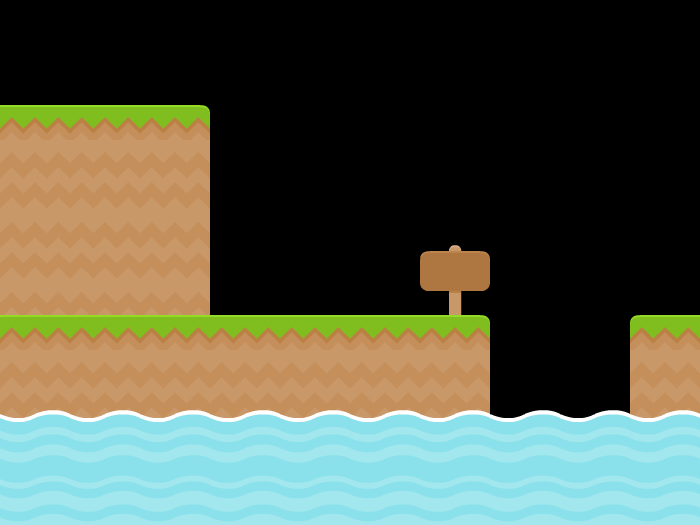

This game map was drawn from its Tiled (.tmx) file and the tilesets committed beside it. A one-line description and the full map source follow:
An orthogonal 20x15 tile map with 35x35 px tiles, 1 tile layer (Tile Layer 1).

<map version="1.0" orientation="orthogonal" renderorder="right-down" width="20" height="15" tilewidth="35" tileheight="35" nextobjectid="1">
 <tileset firstgid="1" name="tileset" tilewidth="70" tileheight="70" spacing="2" margin="2" tilecount="196">
  <image source="tileset.png" width="1024" height="1024" />
 </tileset>
 <layer name="Tile Layer 1" width="20" height="15">
  <data>
   <tile gid="0" />
   <tile gid="0" />
   <tile gid="0" />
   <tile gid="0" />
   <tile gid="0" />
   <tile gid="0" />
   <tile gid="0" />
   <tile gid="0" />
   <tile gid="0" />
   <tile gid="0" />
   <tile gid="0" />
   <tile gid="0" />
   <tile gid="0" />
   <tile gid="0" />
   <tile gid="0" />
   <tile gid="0" />
   <tile gid="0" />
   <tile gid="0" />
   <tile gid="0" />
   <tile gid="0" />
   <tile gid="0" />
   <tile gid="0" />
   <tile gid="0" />
   <tile gid="0" />
   <tile gid="0" />
   <tile gid="0" />
   <tile gid="0" />
   <tile gid="0" />
   <tile gid="0" />
   <tile gid="0" />
   <tile gid="0" />
   <tile gid="0" />
   <tile gid="0" />
   <tile gid="0" />
   <tile gid="0" />
   <tile gid="0" />
   <tile gid="0" />
   <tile gid="0" />
   <tile gid="0" />
   <tile gid="0" />
   <tile gid="0" />
   <tile gid="0" />
   <tile gid="0" />
   <tile gid="0" />
   <tile gid="0" />
   <tile gid="0" />
   <tile gid="0" />
   <tile gid="0" />
   <tile gid="0" />
   <tile gid="0" />
   <tile gid="0" />
   <tile gid="0" />
   <tile gid="0" />
   <tile gid="0" />
   <tile gid="0" />
   <tile gid="0" />
   <tile gid="0" />
   <tile gid="0" />
   <tile gid="0" />
   <tile gid="0" />
   <tile gid="0" />
   <tile gid="0" />
   <tile gid="0" />
   <tile gid="0" />
   <tile gid="0" />
   <tile gid="0" />
   <tile gid="0" />
   <tile gid="0" />
   <tile gid="0" />
   <tile gid="0" />
   <tile gid="0" />
   <tile gid="0" />
   <tile gid="0" />
   <tile gid="0" />
   <tile gid="0" />
   <tile gid="0" />
   <tile gid="0" />
   <tile gid="0" />
   <tile gid="0" />
   <tile gid="0" />
   <tile gid="44" />
   <tile gid="0" />
   <tile gid="44" />
   <tile gid="0" />
   <tile gid="45" />
   <tile gid="0" />
   <tile gid="0" />
   <tile gid="0" />
   <tile gid="0" />
   <tile gid="0" />
   <tile gid="0" />
   <tile gid="0" />
   <tile gid="0" />
   <tile gid="0" />
   <tile gid="0" />
   <tile gid="0" />
   <tile gid="0" />
   <tile gid="0" />
   <tile gid="0" />
   <tile gid="0" />
   <tile gid="58" />
   <tile gid="0" />
   <tile gid="58" />
   <tile gid="0" />
   <tile gid="58" />
   <tile gid="0" />
   <tile gid="0" />
   <tile gid="0" />
   <tile gid="0" />
   <tile gid="0" />
   <tile gid="0" />
   <tile gid="0" />
   <tile gid="0" />
   <tile gid="0" />
   <tile gid="0" />
   <tile gid="0" />
   <tile gid="0" />
   <tile gid="0" />
   <tile gid="0" />
   <tile gid="0" />
   <tile gid="0" />
   <tile gid="0" />
   <tile gid="0" />
   <tile gid="0" />
   <tile gid="0" />
   <tile gid="0" />
   <tile gid="0" />
   <tile gid="0" />
   <tile gid="0" />
   <tile gid="0" />
   <tile gid="0" />
   <tile gid="0" />
   <tile gid="0" />
   <tile gid="0" />
   <tile gid="0" />
   <tile gid="0" />
   <tile gid="0" />
   <tile gid="0" />
   <tile gid="0" />
   <tile gid="0" />
   <tile gid="58" />
   <tile gid="0" />
   <tile gid="58" />
   <tile gid="0" />
   <tile gid="58" />
   <tile gid="0" />
   <tile gid="0" />
   <tile gid="0" />
   <tile gid="0" />
   <tile gid="0" />
   <tile gid="0" />
   <tile gid="0" />
   <tile gid="0" />
   <tile gid="0" />
   <tile gid="0" />
   <tile gid="0" />
   <tile gid="0" />
   <tile gid="0" />
   <tile gid="0" />
   <tile gid="0" />
   <tile gid="0" />
   <tile gid="0" />
   <tile gid="0" />
   <tile gid="0" />
   <tile gid="0" />
   <tile gid="0" />
   <tile gid="0" />
   <tile gid="0" />
   <tile gid="0" />
   <tile gid="0" />
   <tile gid="0" />
   <tile gid="0" />
   <tile gid="162" />
   <tile gid="0" />
   <tile gid="0" />
   <tile gid="0" />
   <tile gid="0" />
   <tile gid="0" />
   <tile gid="0" />
   <tile gid="0" />
   <tile gid="58" />
   <tile gid="0" />
   <tile gid="58" />
   <tile gid="0" />
   <tile gid="58" />
   <tile gid="0" />
   <tile gid="0" />
   <tile gid="0" />
   <tile gid="0" />
   <tile gid="0" />
   <tile gid="0" />
   <tile gid="0" />
   <tile gid="0" />
   <tile gid="0" />
   <tile gid="0" />
   <tile gid="0" />
   <tile gid="0" />
   <tile gid="0" />
   <tile gid="0" />
   <tile gid="0" />
   <tile gid="44" />
   <tile gid="0" />
   <tile gid="44" />
   <tile gid="0" />
   <tile gid="44" />
   <tile gid="0" />
   <tile gid="44" />
   <tile gid="0" />
   <tile gid="44" />
   <tile gid="0" />
   <tile gid="44" />
   <tile gid="0" />
   <tile gid="45" />
   <tile gid="0" />
   <tile gid="0" />
   <tile gid="0" />
   <tile gid="0" />
   <tile gid="0" />
   <tile gid="43" />
   <tile gid="0" />
   <tile gid="58" />
   <tile gid="0" />
   <tile gid="58" />
   <tile gid="0" />
   <tile gid="58" />
   <tile gid="0" />
   <tile gid="58" />
   <tile gid="0" />
   <tile gid="58" />
   <tile gid="0" />
   <tile gid="58" />
   <tile gid="0" />
   <tile gid="58" />
   <tile gid="0" />
   <tile gid="0" />
   <tile gid="0" />
   <tile gid="0" />
   <tile gid="0" />
   <tile gid="58" />
   <tile gid="0" />
   <tile gid="154" />
   <tile gid="0" />
   <tile gid="154" />
   <tile gid="0" />
   <tile gid="154" />
   <tile gid="0" />
   <tile gid="154" />
   <tile gid="0" />
   <tile gid="154" />
   <tile gid="0" />
   <tile gid="154" />
   <tile gid="0" />
   <tile gid="154" />
   <tile gid="0" />
   <tile gid="154" />
   <tile gid="0" />
   <tile gid="154" />
   <tile gid="0" />
   <tile gid="154" />
   <tile gid="0" />
   <tile gid="0" />
   <tile gid="0" />
   <tile gid="0" />
   <tile gid="0" />
   <tile gid="0" />
   <tile gid="0" />
   <tile gid="0" />
   <tile gid="0" />
   <tile gid="0" />
   <tile gid="0" />
   <tile gid="0" />
   <tile gid="0" />
   <tile gid="0" />
   <tile gid="0" />
   <tile gid="0" />
   <tile gid="0" />
   <tile gid="0" />
   <tile gid="0" />
   <tile gid="0" />
   <tile gid="0" />
   <tile gid="167" />
   <tile gid="0" />
   <tile gid="167" />
   <tile gid="0" />
   <tile gid="167" />
   <tile gid="0" />
   <tile gid="167" />
   <tile gid="0" />
   <tile gid="167" />
   <tile gid="0" />
   <tile gid="167" />
   <tile gid="0" />
   <tile gid="167" />
   <tile gid="0" />
   <tile gid="167" />
   <tile gid="0" />
   <tile gid="167" />
   <tile gid="0" />
   <tile gid="167" />
   <tile gid="0" />
  </data>
 </layer>
</map>
